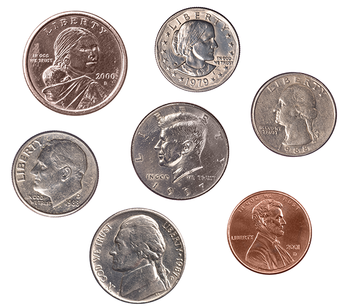
#> input picture ComputerVision/pyimagesearch/gurus/module01/0109_thresholding/coins01.png, 350 x 308 px
$ python quiz_simple_thresholding.py --image coins01.png
#> lines starting #> are read from the running program, lines starting #| are printed output that depends on the picture; after the words box and inside, x2 and y2 are one past the last pixel; in counts of white or black regions, pixels touching at a corner belong together
# USAGE
# python simple_thresholding.py --image coins01.png

# import the necessary packages
import argparse
import cv2

# construct the argument parser and parse the arguments
ap = argparse.ArgumentParser()
ap.add_argument("-i", "--image", required=True, help="Path to the image")
args = vars(ap.parse_args())

# load the image, convert it to grayscale, and blur it slightly
image = cv2.imread(args["image"])
#> image is the input picture: shape (308, 350, 3); mean B, G, R 195.3, 198.1, 206.5
gray = cv2.cvtColor(image, cv2.COLOR_BGR2GRAY)
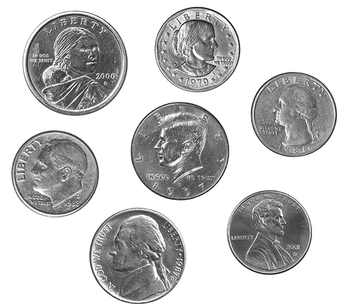
#> gray: shape (308, 350); min 5, max 255, mean 200.3
blurred = cv2.GaussianBlur(gray, (7, 7), 0)
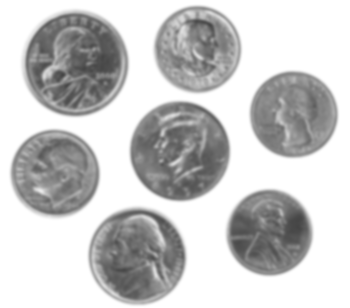
#> blurred: shape (308, 350); min 69, max 255, mean 200.3

# using normal thresholding (rather than inverse thresholding),
# we can change the last argument in the function to make the coins
# black rather than white.
(T, thresh) = cv2.threshold(blurred, 90, 255, cv2.THRESH_BINARY)
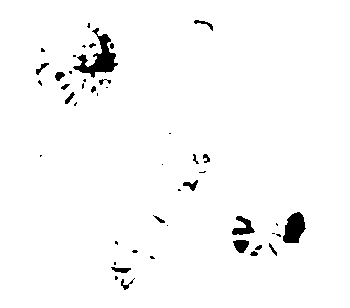
#> thresh: shape (308, 350); 97.6% white; 47 black regions (25 under 20 px), largest, box (x1, y1, x2, y2) and area: (73, 28, 118, 78) 779, (283, 212, 306, 243) 497, (232, 216, 255, 235) 224
cv2.imshow("Threshold Binary", thresh)

cv2.waitKey(0)
